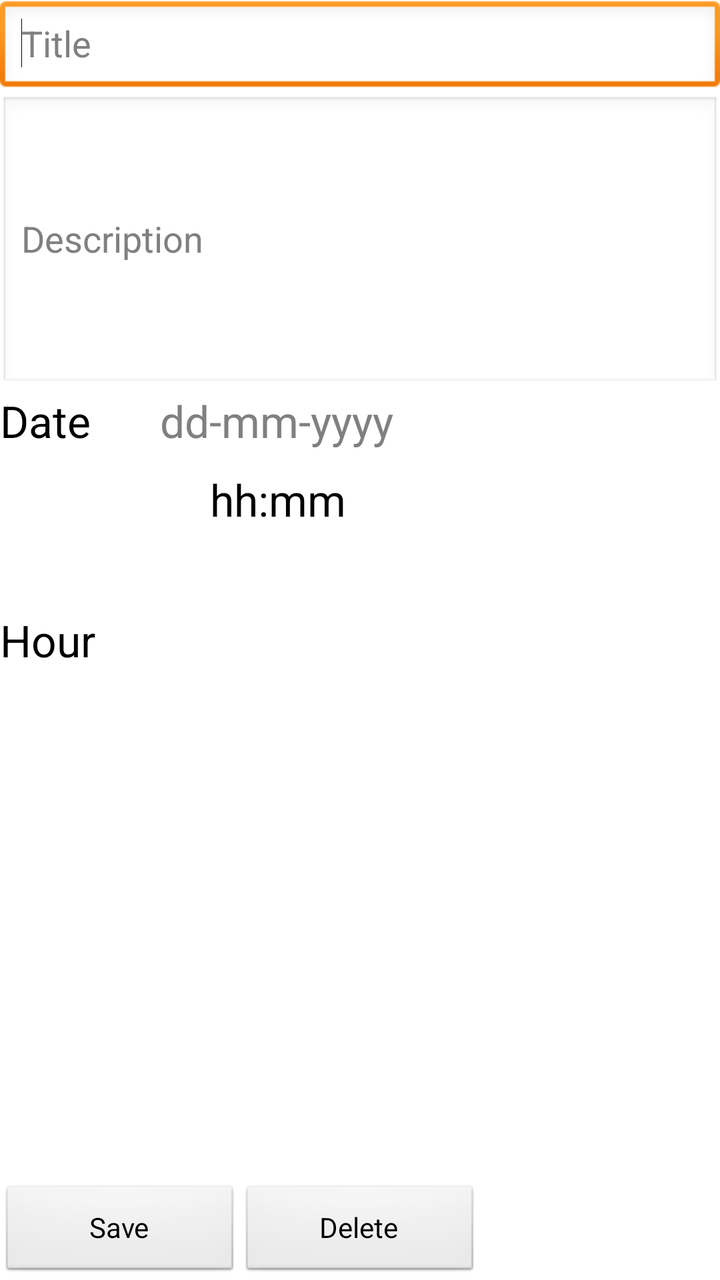
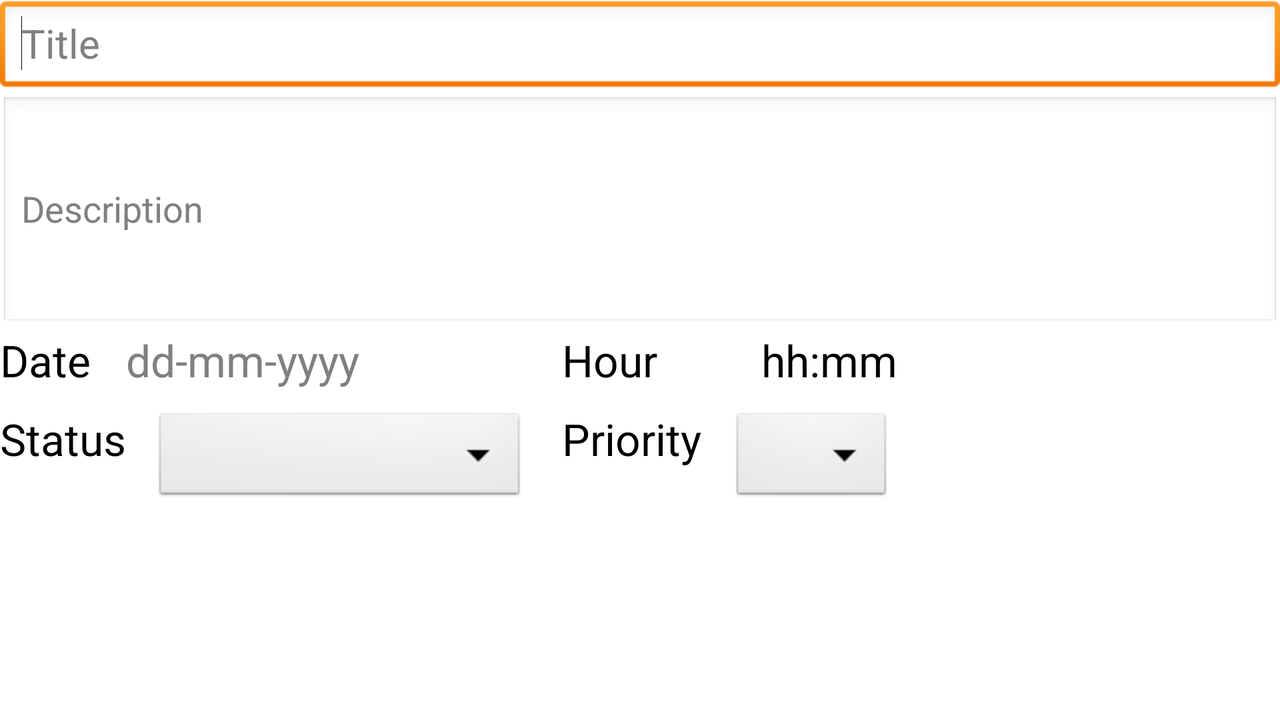

Compare how this app lays out the same screen by default and in its alternative resource folder. The renders come first, then the two layout files and the values they reference.
<!-- AndroidManifest.xml: application theme AppTheme -->
<!-- res/layout/activity_create.xml -->
<?xml version="1.0" encoding="utf-8"?>
<RelativeLayout 
    xmlns:android="http://schemas.android.com/apk/res/android"
    android:layout_width="match_parent"
    android:layout_height="match_parent" >
    
   <EditText
       android:id="@+id/textTitle"
       android:hint="@string/title"
       android:layout_width="match_parent"
       android:layout_height="wrap_content"
       android:ems="10" >
       <requestFocus />
   </EditText>

   <EditText
       android:id="@+id/textDescription"
       android:layout_below="@id/textTitle"
       android:layout_width="match_parent"
       android:layout_height="wrap_content"
       android:lines="8"
       android:minLines="6"
       android:ems="10"
       android:hint="@string/description"
       android:inputType="textMultiLine" />
  
   <TextView
       android:id="@+id/labelDate"
       android:layout_below="@id/textDescription"
       android:layout_width="wrap_content"
       android:layout_height="wrap_content"
       android:text="@string/labelDate"
       android:textAppearance="?android:attr/textAppearanceLarge" />

    <TextView
        android:id="@+id/dateValue"
        android:layout_width="200dp"
        android:layout_height="wrap_content"
        android:layout_alignTop="@+id/labelDate"
        android:layout_centerHorizontal="true"
        android:clickable="true"
        android:hint="@string/dateFormat"
        android:maxLines="1"
        android:onClick="showCalendarDialog"
        android:textAppearance="?android:attr/textAppearanceLarge" />
    
    <TextView
        android:id="@+id/timeLabel"
        android:layout_width="wrap_content"
        android:layout_height="wrap_content"
        android:layout_alignParentLeft="true"
        android:layout_centerVertical="true"
        android:text="@string/labelTime"
        android:textAppearance="?android:attr/textAppearanceLarge" />

    <TextView
        android:id="@+id/timeValue"
        android:layout_width="wrap_content"
        android:layout_height="wrap_content"
        android:layout_below="@id/dateValue"
        android:layout_alignLeft="@+id/dateValue"
        android:layout_marginLeft="25dp"
        android:layout_marginTop="10dp"
        android:clickable="true"
        android:onClick="showTimeDialog"
        android:text="@string/timeFormat"
        android:textAppearance="?android:attr/textAppearanceLarge" />
    
    <LinearLayout
        android:id="@+id/buttonsSaveDelete"
        android:layout_width="match_parent"
        android:layout_height="wrap_content"
        android:layout_alignParentBottom="true"
        android:layout_alignParentLeft="true"
        android:orientation="horizontal" >
    
    	<Button
            android:id="@+id/buttonSave"
            android:layout_width="120dp"
            android:layout_height="wrap_content"
            android:onClick="saveTask"
            android:text="@string/save" />

        <Button
            android:id="@+id/buttonDelete"
            android:layout_width="120dp"
            android:layout_height="wrap_content"
            android:onClick="deleteTask"
            android:text="@string/delete" />
    </LinearLayout>


</RelativeLayout>
<!-- resources referenced by this layout -->
<resources>
  <string name="dateFormat">dd-mm-yyyy</string>
  <string name="delete">Delete</string>
  <string name="description">Description</string>
  <string name="labelDate">Date</string>
  <string name="labelTime">Hour</string>
  <string name="save">Save</string>
  <string name="timeFormat">hh:mm</string>
  <string name="title">Title</string>
  <style name="AppTheme" parent="AppBaseTheme">
          
      </style>
  <style name="AppBaseTheme" parent="android:Theme.Light">
          
      </style>
</resources>
<!-- res/layout-land/activity_create.xml (the author's variant of the layout above) -->
<!-- drawn on the phone turned sideways -->
<?xml version="1.0" encoding="utf-8"?>
<RelativeLayout xmlns:android="http://schemas.android.com/apk/res/android"
    android:layout_width="match_parent"
    android:layout_height="match_parent" >

    <EditText
        android:id="@+id/textDescription"
        android:layout_width="match_parent"
        android:layout_height="wrap_content"
        android:layout_above="@+id/timeLabel"
        android:layout_below="@id/textTitle"
        android:ems="10"
        android:hint="@string/description"
        android:inputType="textMultiLine"
        android:lines="3"
        android:maxLines="3"
        android:minLines="3" />

    <Spinner
        android:id="@+id/priority_spinner"
        android:layout_width="wrap_content"
        android:layout_height="wrap_content"
        android:layout_alignTop="@id/labelStatus"
        android:layout_below="@id/timeValue"
        android:layout_marginLeft="15dp"
        android:layout_toRightOf="@id/labelPriority" />

    <LinearLayout
        android:id="@+id/buttonsSaveDelete"
        android:layout_width="match_parent"
        android:layout_height="wrap_content"
        android:layout_alignParentBottom="true"
        android:layout_alignParentLeft="true"
        android:orientation="horizontal" >

        <Button
            android:id="@+id/buttonSave"
            android:onClick="saveTask"
            android:text="@string/save"
            style="@style/saveDeleteButton" />

        <Button
            android:id="@+id/buttonDelete"
            android:onClick="deleteTask"
            android:text="@string/delete"
            style="@style/saveDeleteButton" />
    </LinearLayout>

    <TextView
        android:id="@+id/timeValue"
        android:layout_width="wrap_content"
        android:layout_height="wrap_content"
        android:layout_below="@+id/textDescription"
        android:layout_marginLeft="52dp"
        android:layout_toRightOf="@+id/timeLabel"
        android:clickable="true"
        android:onClick="showTimeDialog"
        android:text="@string/timeFormat"
        android:textAppearance="?android:attr/textAppearanceLarge" />

    <EditText
        android:id="@+id/textTitle"
        android:layout_width="match_parent"
        android:layout_height="wrap_content"
        android:layout_alignParentLeft="true"
        android:layout_alignParentTop="true"
        android:ems="10"
        android:hint="@string/title"
        android:lines="1"
        android:maxLength="30"
        android:textSize="20sp" >

        <requestFocus />
    </EditText>

    <TextView
        android:id="@+id/labelDate"
        android:layout_width="wrap_content"
        android:layout_height="wrap_content"
        android:layout_alignParentLeft="true"
        android:layout_below="@+id/textDescription"
        android:text="@string/labelDate"
        android:textAppearance="?android:attr/textAppearanceLarge" />

    <TextView
        android:id="@+id/dateValue"
        android:layout_width="200dp"
        android:layout_height="wrap_content"
        android:layout_below="@+id/textDescription"
        android:layout_toRightOf="@+id/labelStatus"
        android:clickable="true"
        android:hint="@string/dateFormat"
        android:maxLines="1"
        android:onClick="showCalendarDialog"
        android:textAppearance="?android:attr/textAppearanceLarge" />

    <TextView
        android:id="@+id/timeLabel"
        android:layout_width="wrap_content"
        android:layout_height="wrap_content"
        android:layout_centerVertical="true"
        android:layout_marginLeft="18dp"
        android:layout_toRightOf="@+id/dateValue"
        android:text="@string/labelTime"
        android:textAppearance="?android:attr/textAppearanceLarge" />

    <TextView
        android:id="@+id/labelStatus"
        android:layout_width="wrap_content"
        android:layout_height="wrap_content"
        android:layout_alignParentLeft="true"
        android:layout_below="@+id/labelDate"
        android:layout_marginTop="10dp"
        android:text="@string/labelStatus"
        android:textAppearance="?android:attr/textAppearanceLarge" />

    <Spinner
        android:id="@+id/status_spinner"
        android:layout_width="wrap_content"
        android:layout_height="wrap_content"
        android:layout_alignLeft="@id/dateValue"
        android:layout_alignTop="@id/labelStatus"
        android:layout_below="@id/timeValue"
        android:layout_marginLeft="14dp"
        android:layout_toLeftOf="@id/timeLabel" />

    <TextView
        android:id="@+id/labelPriority"
        android:layout_width="wrap_content"
        android:layout_height="wrap_content"
        android:layout_alignLeft="@+id/timeLabel"
        android:layout_alignTop="@id/labelStatus"
        android:text="@string/labelPriority"
        android:textAppearance="?android:attr/textAppearanceLarge" />

</RelativeLayout>
<!-- resources referenced by the variant -->
<!-- as the phone turned sideways resolves them -->
<resources>
  <string name="dateFormat">dd-mm-yyyy</string>
  <string name="delete">Delete</string>
  <string name="description">Description</string>
  <string name="labelDate">Date</string>
  <string name="labelPriority">Priority</string>
  <string name="labelStatus">Status</string>
  <string name="labelTime">Hour</string>
  <string name="save">Save</string>
  <string name="timeFormat">hh:mm</string>
  <string name="title">Title</string>
  <style name="AppTheme" parent="AppBaseTheme">
          
      </style>
  <style name="AppBaseTheme" parent="android:Theme.Light">
          
      </style>
</resources>
